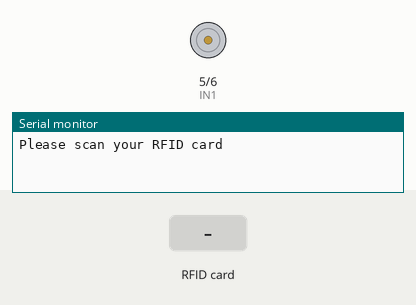
The sketch below on a simulated Arduino Uno, built with avr-gcc and run on an emulated ATmega328P. On the bench: motor-driver pin pairs drawn as motors (green arrow = first pin HIGH = forward, orange = second pin HIGH = backward, longer = more drive), the last lines printed to the serial monitor. The test bench sets the inputs (shaded band).

Above: at 1.2 s.
1.3 s: RFID card 43 AA B5 29 held to the reader
At 1.4 s:
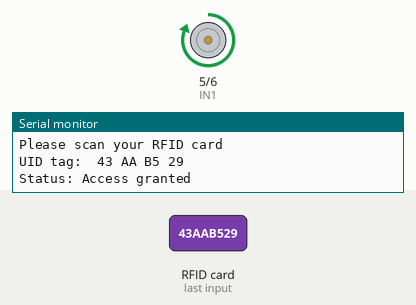
At 11.6 s:
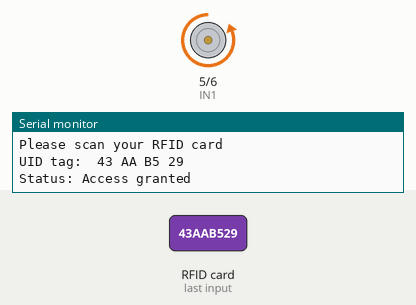
Timing chart, 0 to 13.0 s (numbered marks = the images above; inputs shaded):
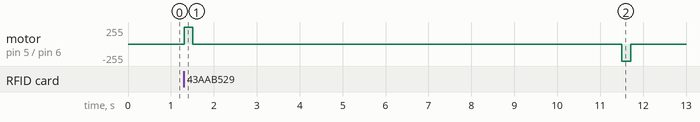

The sketch:

RFID_Locker.ino
```cpp
#include <SPI.h>
#include <MFRC522.h>

#define SS_PIN 10
#define RST_PIN 9
MFRC522 mfrc522(SS_PIN, RST_PIN);
const int IN1 = 5;
const int IN2 = 6;
void setup() {
  // put your setup code here, to run once:
pinMode(IN1, OUTPUT);
pinMode(IN2, OUTPUT);
Serial.begin(9600);
SPI.begin();
mfrc522.PCD_Init();
Serial.println("Please scan your RFID card");
Serial.println();
}

void loop() {
  // put your main code here, to run repeatedly:
if (! mfrc522.PICC_IsNewCardPresent()) {
  return;
}
if (! mfrc522.PICC_ReadCardSerial()) {
  return;
}
Serial.print("UID tag: ");
String content = "";
byte letter;
for (byte i = 0; i < mfrc522.uid.size; i++) {
  Serial.print(mfrc522.uid.uidByte[i] < 0x10 ? " 0" : " ");
  Serial.print(mfrc522.uid.uidByte[i], HEX);
  content.concat(String(mfrc522.uid.uidByte[i] < 0x10 ? " 0" : " "));
  content.concat(String(mfrc522.uid.uidByte[i], HEX));
}
Serial.println();
Serial.print("Status: ");
content.toUpperCase();
if (content.substring(1) == "43 AA B5 29") {
  Serial.println("Access granted");
  Serial.println();
  digitalWrite(IN1, HIGH);
  digitalWrite(IN2, LOW);
  delay(200);
  digitalWrite(IN1, LOW);
  digitalWrite(IN2, LOW);
  delay(10000);
  digitalWrite(IN1, LOW);
  digitalWrite(IN2, HIGH);
  delay(200);
  digitalWrite(IN1, LOW);
  digitalWrite(IN2, LOW);
}
else {
  Serial.println("Access denied");
  Serial.println();
  delay(3000);
}
}
```

Measured:
- after the input at 1.3 s, motor on pin 5 (IN1) / pin 6 (IN2): stopped → forward 255/255 at once, → stopped 0.20 s later, → backward 255/255 10.0 s later, → stopped 0.20 s later
